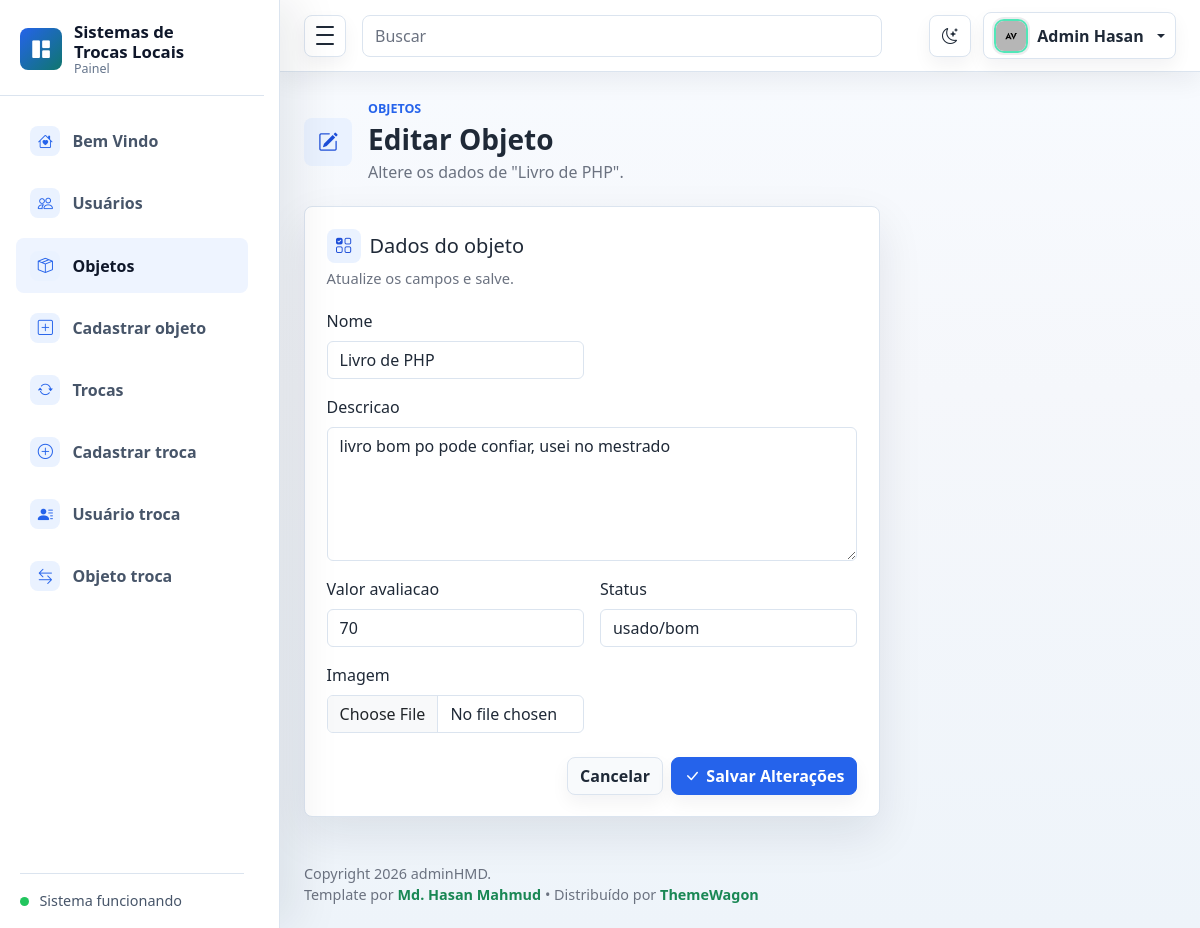
Screenshot of /objetos/3/editar/ (signed in) with the database file from the repository.
### objetos/models.py (models this page shows, shortened)
class Objeto(models.Model):
    usuario = models.ForeignKey(
        'usuario.Usuario',
        on_delete=models.CASCADE,
        related_name='objetos'
    )
    nome = models.CharField(max_length=100)
    descricao = models.TextField()
    valor_avaliacao = models.IntegerField()
    status = models.CharField(max_length=20)
    imagem = models.ImageField(
        upload_to='objetos/',
        blank=True,
        null=True
    )

### objetos/views.py (the view)
# urls.py: path('<int:pk>/editar/', views.editar_objeto, name='editar_objeto'),
@login_required
@permission_required('objetos.change_objeto', raise_exception=True)
def editar_objeto(request, pk):
    objeto = get_object_or_404(Objeto, pk=pk)
    if not usuario_pode_alterar(request, objeto):
        messages.error(
            request,
            'Você só pode editar objetos que cadastrou.'
        )
        return redirect('listar_objetos')
    if request.method == 'POST':
        form = ObjetoForm(request.POST, request.FILES, instance=objeto)
        if form.is_valid():
            form.save()
            messages.success(request, 'Objeto editado com sucesso!')
            return redirect('detalhar_objeto', pk=objeto.pk)
    else:
        form = ObjetoForm(instance=objeto)
    return render(request, 'objetos/editar.html', {
        'form': form,
        'objeto': objeto
    })

### objetos/forms.py
class ObjetoForm(forms.ModelForm):
    class Meta:
        model = Objeto
        fields = [
            'nome',
            'descricao',
            'valor_avaliacao',
            'status',
            'imagem'
        ]

### objetos/views.py (called while the page is built)
def usuario_pode_alterar(request, objeto):
    return (
        request.user.is_superuser
        or objeto.usuario_id == request.user.pk
    )

### objetos/templates/objetos/editar.html (shortened to what this page needs)
{% extends "base.html" %}
{% block nav_objetos %}active{% endblock %}
{% block page_heading %}
<div class="page-heading">
  <div class="page-heading-copy">
    <span class="page-icon"><i class="bi bi-pencil-square" aria-hidden="true"></i></span>
    <div>
      <p class="eyebrow mb-1">Objetos</p>
      <h1 class="h3 mb-1">Editar Objeto</h1>
      <p class="text-muted mb-0">Altere os dados de "{{ objeto.nome }}".</p>
    </div>
  </div>
</div>
{% endblock %}
{% block content %}
<section class="row g-3">
  <div class="col-12 col-xl-8">
    <form method="post" enctype="multipart/form-data" class="panel" id="form-principal">
      <div class="panel-header">
        <div>
          <h2 class="h5 mb-1 section-title"><i class="bi bi-ui-checks-grid" aria-hidden="true"></i><span>Dados do objeto</span></h2>
          <p class="text-muted mb-0">Atualize os campos e salve.</p>
        </div>
      </div>
      <div class="row g-3">
        {% for field in form %}
        <div class="{% if field.widget_type == 'textarea' %}col-12{% else %}col-md-6{% endif %}">
          <label class="form-label" for="{{ field.id_for_label }}">{{ field.label }}</label>
          {{ field }}
        </div>
        {% endfor %}
      </div>
      <div class="d-flex justify-content-end gap-2 mt-4">
        <a href="{% url 'detalhar_objeto' objeto.pk %}" class="btn btn-light">Cancelar</a>
        <button class="btn btn-primary" type="submit"><i class="bi bi-check-lg" aria-hidden="true"></i> Salvar Alterações</button>
      </div>
    </form>
  </div>
</section>
{% endblock %}

### adminhmd-v1.0.0/assets/css/style.css (style rules this page uses)
:root { --sidebar-width: 280px; --sidebar-mini-width: 84px; --admin-bg: #f5f7fb; --admin-surface: #ffffff; --admin-surface-soft: #f8fafc; --admin-border: #dbe4ef; --admin-text: #1f2937; --admin-muted: #6b7280; --admin-primary: #2563eb; --admin-primary-dark: #1d4ed8; --admin-success: #0f766e; --admin-warning: #d97706; --admin-danger: #dc2626; --admin-sidebar: #111827; --admin-sidebar-soft: #1f2937; --admin-shadow-sm: 0 10px 24px rgba(15, 23, 42, 0.06); --admin-shadow: 0 18px 46px rgba(15, 23, 42, 0.09); --admin-shadow-lg: 0 26px 70px rgba(15, 23, 42, 0.12); --admin-ring: 0 0 0 4px rgba(37, 99, 235, 0.12); }
* { box-sizing: border-box; }
html { min-height: 100%; }
body { min-height: 100vh; margin: 0; background: linear-gradient(180deg, #f8fbff 0%, var(--admin-bg) 42%, #eef4fa 100%); color: var(--admin-text); font-family: "Segoe UI", Arial, sans-serif; }
a { text-decoration: none; }
.page-heading, .panel-header, .metric-top { display: flex; align-items: center; justify-content: space-between; gap: 1rem; }
.page-heading { margin-bottom: 1.35rem; }
.page-heading h1 { font-weight: 800; letter-spacing: 0; }
.eyebrow { color: var(--admin-primary); font-size: 0.78rem; font-weight: 800; text-transform: uppercase; }
.btn { border-radius: 8px; font-weight: 700; box-shadow: 0 8px 18px rgba(15, 23, 42, 0.05); transition: border-color 0.16s ease, background 0.16s ease, box-shadow 0.16s ease, transform 0.16s ease; }
.btn-primary { border-color: var(--admin-primary); background: var(--admin-primary); }
.metric-card, .panel { border: 1px solid var(--admin-border); border-radius: 8px; background: var(--admin-surface); box-shadow: var(--admin-shadow); }
.panel { padding: 1.35rem; transition: border-color 0.18s ease, box-shadow 0.18s ease; }
.panel-header { margin-bottom: 1.25rem; }
.panel-header p { font-size: 0.92rem; }
.page-heading-copy { display: flex; align-items: center; justify-content: flex-start; gap: 1rem; min-width: 0; }
.page-icon, .section-title i { display: inline-grid; place-items: center; flex: 0 0 auto; border-radius: 8px; background: #eaf2ff; color: var(--admin-primary-dark); }
.page-icon { width: 48px; height: 48px; font-size: 1.25rem; }
.section-title { display: inline-flex; align-items: center; gap: 0.55rem; }
.section-title i { width: 34px; height: 34px; font-size: 0.95rem; }
.btn { display: inline-flex; align-items: center; justify-content: center; gap: 0.4rem; }
.btn-light { border-color: var(--admin-border); background: var(--admin-surface-soft); color: var(--admin-text); }
.form-control, .form-select { border-color: var(--admin-border); background-color: var(--admin-surface); color: var(--admin-text); }
.form-control::placeholder { color: var(--admin-muted); }
.text-muted { color: var(--admin-muted) !important; }
html[data-theme="light"] { color-scheme: light; }
body, .admin-navbar, .admin-sidebar, .admin-main, .metric-card, .panel, .auth-card, .error-card, .dropdown-menu, .modal-content, .form-control, .form-select { transition: background-color 0.18s ease, border-color 0.18s ease, color 0.18s ease, box-shadow 0.18s ease; }
html:not([data-theme="dark"]) { --admin-sidebar: #ffffff; --admin-sidebar-soft: #eef4ff; --admin-sidebar-border: #dbe4ef; --admin-sidebar-text: #475569; --admin-sidebar-text-strong: #0f172a; --admin-sidebar-muted: #64748b; --admin-sidebar-icon-bg: #eaf2ff; --admin-sidebar-icon: #2563eb; --admin-sidebar-shadow: 18px 0 42px rgba(15, 23, 42, 0.08); }

### rows the page displays
Objeto: nome "Livro de PHP", form "Livro de PHP" "livro bom po pode confiar, usei no mestrado" "70" "usado/bom"

### other values shown
{{ field.label }} "Nome" "Descricao" "Valor avaliacao" "Status" "Imagem"
